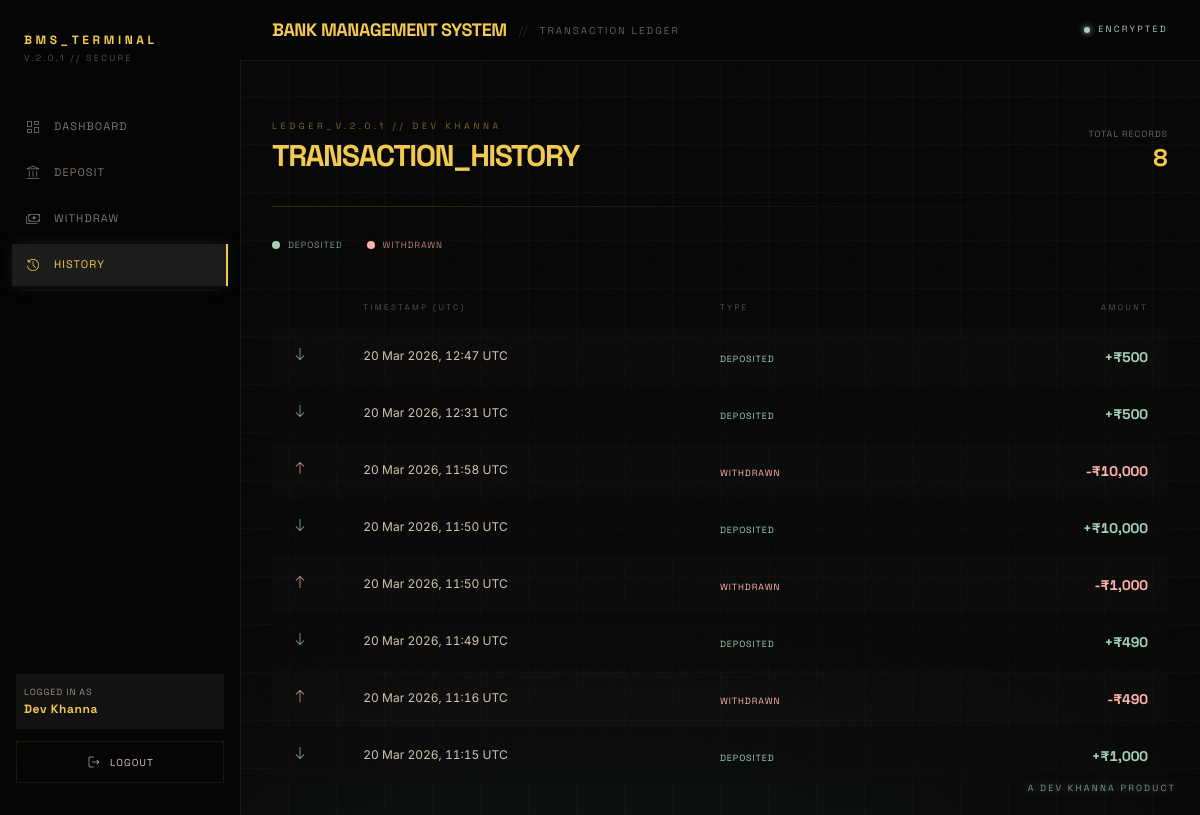
Screenshot of /history (signed in) with the database file from the repository.
### tables this page shows
CREATE TABLE history  (time, name, amount);

### app2.py (the view)
@app.route('/history')
@login_required
def history():
    name = session['user']
    db = get_db()
    rows = db.execute(
        'SELECT time, amount FROM history WHERE name=? ORDER BY time DESC',
        (name,)
    ).fetchall()
    db.close()
    txns = []
    for r in rows:
        utc_dt = datetime.fromisoformat(r['time'])
        txns.append({
            'time':   utc_dt.strftime('%d %b %Y, %H:%M UTC'),
            'amount': r['amount'],
            'state':  'Deposited' if r['amount'] > 0 else 'Withdrawn'
        })
    return render_template('history.html', name=name, transactions=txns)

### app2.py (called while the page is built)
def get_db():
    db = sqlite3.connect(DB_PATH)
    db.row_factory = sqlite3.Row
    return db

def login_required(f):
    from functools import wraps
    @wraps(f)
    def decorated(*args, **kwargs):
        if 'user' not in session:
            return redirect(url_for('login'))
        return f(*args, **kwargs)
    return decorated

### templates/history.html (shortened to what this page needs)
{% extends "base.html" %}
{% block page_label %}Transaction Ledger{% endblock %}
{% block content %}
<div class="px-8 py-8 max-w-5xl space-y-8">
  <div class="flex items-end justify-between pt-2">
    <div class="space-y-1">
      <p class="font-headline text-primary/50 text-[9px] tracking-[0.4em] uppercase">LEDGER_V.2.0.1 // {{ name | upper }}</p>
      <h2 class="font-headline font-black text-3xl text-primary tracking-tighter uppercase">Transaction_History</h2>
    </div>
    <div class="text-right">
      <p class="text-[9px] font-headline uppercase tracking-widest text-on-surface-variant/50">Total Records</p>
      <p class="font-headline font-black text-2xl text-primary tabular-nums">{{ transactions | length }}</p>
    </div>
  </div>
  <div class="h-[1px] bg-gradient-to-r from-primary/20 via-outline-variant/20 to-transparent"></div>
  <div class="flex gap-6">
    <div class="flex items-center gap-2">
      <span class="w-2 h-2 bg-secondary rounded-full"></span>
      <span class="text-[9px] font-headline uppercase tracking-widest text-secondary/70">Deposited</span>
    </div>
    <div class="flex items-center gap-2">
      <span class="w-2 h-2 bg-error rounded-full"></span>
      <span class="text-[9px] font-headline uppercase tracking-widest text-error/70">Withdrawn</span>
    </div>
  </div>
  {% if transactions %}
  <div class="overflow-hidden">
    <div class="grid grid-cols-12 px-5 py-2 mb-1">
      <div class="col-span-1"></div>
      <div class="col-span-5">
        <span class="text-[8px] font-headline uppercase tracking-[0.3em] text-on-surface-variant/40">Timestamp (UTC)</span>
      </div>
      <div class="col-span-3">
        <span class="text-[8px] font-headline uppercase tracking-[0.3em] text-on-surface-variant/40">Type</span>
      </div>
      <div class="col-span-3 text-right">
        <span class="text-[8px] font-headline uppercase tracking-[0.3em] text-on-surface-variant/40">Amount</span>
      </div>
    </div>
    <div class="space-y-px">
      {% for txn in transactions %}
      <div class="grid grid-cols-12 items-center px-5 py-4 group transition-colors
                  {% if loop.index is odd %}bg-surface-container-low/25{% else %}bg-surface-container-lowest/40{% endif %}
                  hover:bg-surface-container/50">
        <div class="col-span-1">
          <span class="material-symbols-outlined text-[16px] {{ 'text-secondary' if txn.state == 'Deposited' else 'text-error' }}">
          </span>
        </div>
        <div class="col-span-5">
          <p class="font-body text-on-surface-variant text-xs tabular-nums">{{ txn.time }}</p>
        </div>
        <div class="col-span-3">
          <span class="font-headline text-[9px] uppercase tracking-widest {{ 'text-secondary' if txn.state == 'Deposited' else 'text-error' }}">
            {{ txn.state }}
          </span>
        </div>
        <div class="col-span-3 text-right">
          <span class="font-headline font-bold text-sm tabular-nums {{ 'text-secondary' if txn.state == 'Deposited' else 'text-error' }}">
            {{ '+' if txn.state == 'Deposited' else '-' }}₹{{ "{:,.0f}".format(txn.amount | abs) }}
          </span>
        </div>
      </div>
      {% endfor %}
    </div>
  </div>
  {% endif %}
</div>
{% endblock %}

### templates/base.html (style rules this page uses)
.material-symbols-outlined { font-variation-settings: 'FILL' 0, 'wght' 200, 'GRAD' 0, 'opsz' 24; }
body { background-color: #050505; color: #e5e2e1; }
.noir-bg { background: radial-gradient(ellipse 80% 50% at 50% 110%, rgba(44,83,64,0.18) 0%, transparent 70%), radial-gradient(ellipse 40% 30% at 0% 80%, rgba(242,202,80,0.04) 0%, transparent 60%), #050505; }

### rows the page displays
history: time "20 Mar 2026, 12:47 UTC", state "DEPOSITED", state "+", amount|abs "500"
history: time "20 Mar 2026, 12:31 UTC", state "DEPOSITED", state "+", amount|abs "500"
history: time "20 Mar 2026, 11:58 UTC", state "WITHDRAWN", state "-", amount|abs "10,000"
history: time "20 Mar 2026, 11:50 UTC", state "DEPOSITED", state "+", amount|abs "10,000"
history: time "20 Mar 2026, 11:50 UTC", state "WITHDRAWN", state "-", amount|abs "1,000"
history: time "20 Mar 2026, 11:49 UTC", state "DEPOSITED", state "+", amount|abs "490"
history: time "20 Mar 2026, 11:16 UTC", state "WITHDRAWN", state "-", amount|abs "490"
history: time "20 Mar 2026, 11:15 UTC", state "DEPOSITED", state "+", amount|abs "1,000"

### other values shown
{{ session.user }} "Dev Khanna"
{{ name | upper }} "DEV KHANNA"
{{ transactions | length }} "8"
